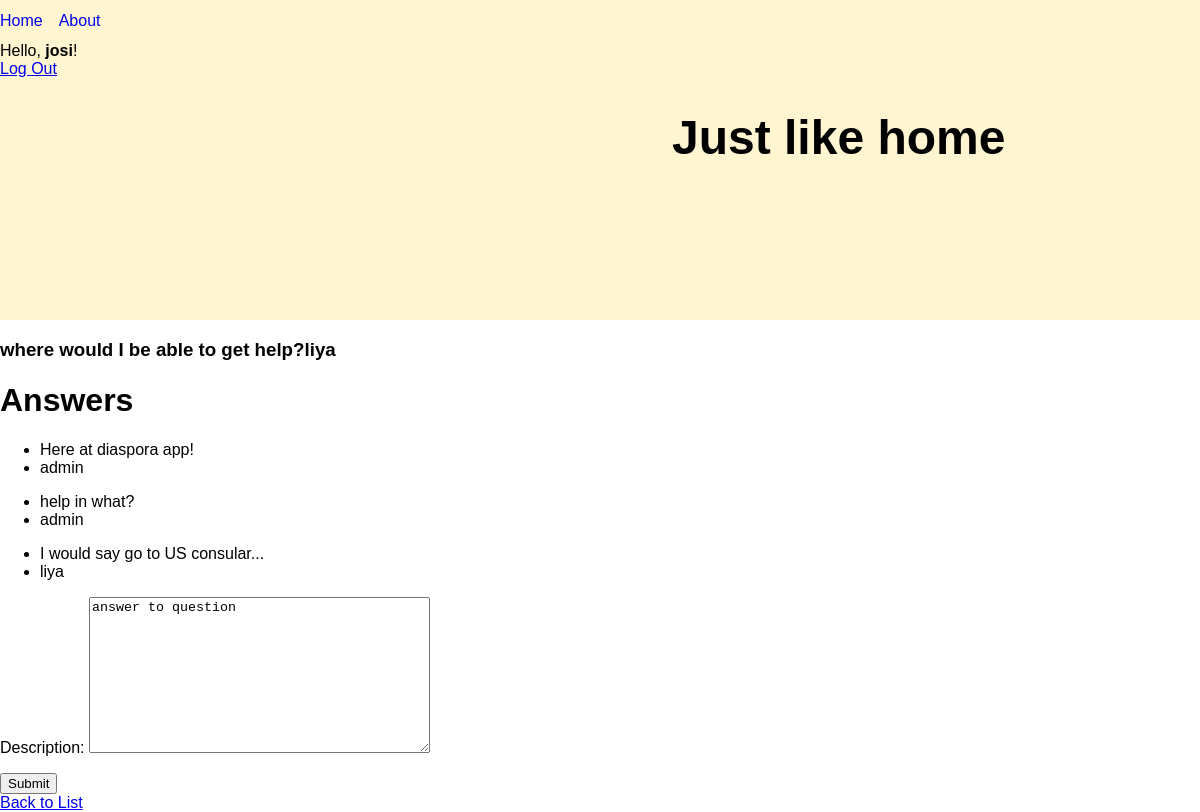
Screenshot of /quora/where-would-i-be-able-to-get-help/ (signed in) with the database file from the repository.
### quora/models.py (models this page shows, shortened)
class Question(models.Model):
    quest = models.CharField(max_length = 200, default='question', null=True)
    slug = models.CharField(max_length=300, blank=True, editable=False,
                            help_text="Unique URL path to access this book. Generated by the system.")
    author = models.ForeignKey(User, on_delete=models.PROTECT,
                               help_text="The user that posted this question.", null=True)

class Answer(models.Model):
    description = models.TextField(default='answer to question')
    author = models.ForeignKey(User, on_delete=models.PROTECT,
                               help_text="The user that posted this answer.", null=True)
    question = models.ForeignKey(Question, on_delete = models.CASCADE)

### quora/views.py (the view, shortened to what this page needs)
# urls.py: path('<str:slug>/', QuestionDetailView.as_view(), name='question-details-page'),
class QuestionDetailView(DetailView):
    model = Question
    def get(self, request, slug):
        question = self.get_queryset().get(slug__iexact=slug)
        form = AnswerForm()
        context = {
        'question': question,
        'form' : form
        }
        return render(request, 'quora/question_detail.html', context)

### quora/forms.py
class AnswerForm(forms.ModelForm):
    class Meta:
        model = Answer
        fields = [
                'description'
            ]

### quora/templates/quora/question_detail.html (shortened to what this page needs)
{% extends "base.html" %}
{% block content %}
      <h3>{{ question.quest }}{{ question.author.username }}</b></small></h3>
      <h1>Answers</h1>
      {% for answer in question.answer_set.all %}
        {% include 'quora/answer_detail.html' %}
      {% endfor %}
      <form method='post'>
        <div class="form-group">
            {{form.as_p}}
            <button type="submit" class="btn btn-primary">Submit</button>
        </div>
      </form>
      <a href="{% url 'question-list-page' %}">Back to List</a>
{% endblock %}

### templates/base.html (shortened to what this page needs)
<!doctype html>
<html lang="en">
  <head>
    {% load static %}
    <link rel="stylesheet" type="text/css" href="{% static 'css/styles.css' %}">
  </head>
  <body>
    <div class='nav-div'>
      <nav>
        <a href='#'>Home</a>
        <a href=#>About</a>
      </nav>
      {% if user.is_authenticated %}
        <div class="text-white">Hello, <strong>{{user.username}}</strong>!</div>
          <a href="{% url 'logout' %}" class="btn btn-danger ml-2">Log Out</a>
      {% endif %}
      <h1 class='main-header'>Just like home </h1>
    </div>
    {% block content %}
    {% endblock %}
  </body>
</html>

### quora/templates/quora/answer_detail.html
<ul>
    <li>{{ answer.description }}</li>
    <li>{{ answer.author }}</li>
</ul>

### static/css/styles.css (style rules this page uses)
body { background-color: white; font-size: 16px; font-family: Helvetica; margin: 0; }
nav { display: flex; justify-content: flex-start; padding-bottom: 0.75em; padding-top: 0.75em; }
.nav-div { height: 20em; background-color: #FFF5D0; }
nav a { margin-right: 1em; text-decoration: none; }
.main-header { font-size: 3em; padding-left: 14em; }

### rows the page displays
Question: quest "where would I be able to get help?", author.username "liya"
Answer: description "Here at diaspora app!", author "admin"
Answer: description "help in what?", author "admin"
Answer: description "I would say go to US consular...", author "liya"

### other values shown
{{ user.username }} "josi"
